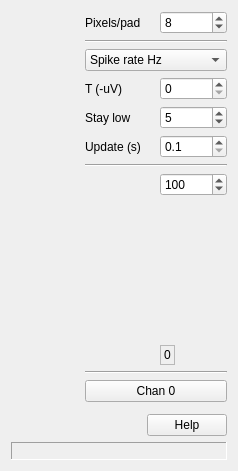
<?xml version="1.0" encoding="UTF-8"?>
<ui version="4.0">
 <class>ShankWindow</class>
 <widget class="QWidget" name="ShankWindow">
  <property name="geometry">
   <rect>
    <x>0</x>
    <y>0</y>
    <width>224</width>
    <height>457</height>
   </rect>
  </property>
  <property name="windowTitle">
   <string>Form</string>
  </property>
  <layout class="QGridLayout" name="gridLayout_2" rowstretch="0,0,0,0,0,0,0,0,0,0,1,0,0" columnstretch="1,0,0,0">
   <item row="0" column="0" rowspan="12">
    <widget class="ShankScroll" name="scroll" native="true">
     <property name="sizePolicy">
      <sizepolicy hsizetype="MinimumExpanding" vsizetype="Expanding">
       <horstretch>0</horstretch>
       <verstretch>0</verstretch>
      </sizepolicy>
     </property>
     <property name="minimumSize">
      <size>
       <width>68</width>
       <height>0</height>
      </size>
     </property>
     <property name="focusPolicy">
      <enum>Qt::WheelFocus</enum>
     </property>
    </widget>
   </item>
   <item row="0" column="3">
    <widget class="QSpinBox" name="ypixSB">
     <property name="sizePolicy">
      <sizepolicy hsizetype="Preferred" vsizetype="Fixed">
       <horstretch>0</horstretch>
       <verstretch>0</verstretch>
      </sizepolicy>
     </property>
     <property name="toolTip">
      <string>Drawing scale</string>
     </property>
     <property name="minimum">
      <number>2</number>
     </property>
     <property name="maximum">
      <number>200</number>
     </property>
     <property name="singleStep">
      <number>2</number>
     </property>
     <property name="value">
      <number>8</number>
     </property>
    </widget>
   </item>
   <item row="1" column="1" colspan="3">
    <widget class="Line" name="line">
     <property name="sizePolicy">
      <sizepolicy hsizetype="MinimumExpanding" vsizetype="Fixed">
       <horstretch>0</horstretch>
       <verstretch>0</verstretch>
      </sizepolicy>
     </property>
     <property name="minimumSize">
      <size>
       <width>20</width>
       <height>0</height>
      </size>
     </property>
     <property name="orientation">
      <enum>Qt::Horizontal</enum>
     </property>
    </widget>
   </item>
   <item row="3" column="1">
    <widget class="QLabel" name="label_2">
     <property name="text">
      <string>T (-uV)</string>
     </property>
    </widget>
   </item>
   <item row="3" column="3">
    <widget class="QSpinBox" name="TSB">
     <property name="sizePolicy">
      <sizepolicy hsizetype="Preferred" vsizetype="Fixed">
       <horstretch>0</horstretch>
       <verstretch>0</verstretch>
      </sizepolicy>
     </property>
     <property name="toolTip">
      <string>Spike detection threshold</string>
     </property>
     <property name="maximum">
      <number>100000</number>
     </property>
     <property name="singleStep">
      <number>10</number>
     </property>
    </widget>
   </item>
   <item row="4" column="1">
    <widget class="QLabel" name="label_3">
     <property name="text">
      <string>Stay low</string>
     </property>
    </widget>
   </item>
   <item row="4" column="3">
    <widget class="QSpinBox" name="inarowSB">
     <property name="sizePolicy">
      <sizepolicy hsizetype="Preferred" vsizetype="Fixed">
       <horstretch>0</horstretch>
       <verstretch>0</verstretch>
      </sizepolicy>
     </property>
     <property name="toolTip">
      <string>Stay beyond threshold this many counts</string>
     </property>
     <property name="minimum">
      <number>1</number>
     </property>
     <property name="maximum">
      <number>100</number>
     </property>
     <property name="singleStep">
      <number>1</number>
     </property>
     <property name="value">
      <number>5</number>
     </property>
    </widget>
   </item>
   <item row="5" column="1">
    <widget class="QLabel" name="label_4">
     <property name="text">
      <string>Update (s)</string>
     </property>
    </widget>
   </item>
   <item row="5" column="3">
    <widget class="QDoubleSpinBox" name="updtSB">
     <property name="sizePolicy">
      <sizepolicy hsizetype="Preferred" vsizetype="Fixed">
       <horstretch>0</horstretch>
       <verstretch>0</verstretch>
      </sizepolicy>
     </property>
     <property name="toolTip">
      <string>Update displays this often</string>
     </property>
     <property name="decimals">
      <number>1</number>
     </property>
     <property name="minimum">
      <double>0.100000000000000</double>
     </property>
     <property name="maximum">
      <double>10.000000000000000</double>
     </property>
     <property name="singleStep">
      <double>0.100000000000000</double>
     </property>
    </widget>
   </item>
   <item row="6" column="1" colspan="3">
    <widget class="Line" name="line_2">
     <property name="sizePolicy">
      <sizepolicy hsizetype="MinimumExpanding" vsizetype="Fixed">
       <horstretch>0</horstretch>
       <verstretch>0</verstretch>
      </sizepolicy>
     </property>
     <property name="minimumSize">
      <size>
       <width>20</width>
       <height>0</height>
      </size>
     </property>
     <property name="orientation">
      <enum>Qt::Horizontal</enum>
     </property>
    </widget>
   </item>
   <item row="7" column="1" colspan="3">
    <layout class="QGridLayout" name="gridLayout" columnstretch="0,0,0">
     <item row="0" column="2">
      <widget class="QSpinBox" name="rngSB">
       <property name="sizePolicy">
        <sizepolicy hsizetype="Preferred" vsizetype="Fixed">
         <horstretch>0</horstretch>
         <verstretch>0</verstretch>
        </sizepolicy>
       </property>
       <property name="toolTip">
        <string>Darkest color = 0; brightest = this value</string>
       </property>
       <property name="maximum">
        <number>100000</number>
       </property>
       <property name="singleStep">
        <number>10</number>
       </property>
       <property name="value">
        <number>100</number>
       </property>
      </widget>
     </item>
     <item row="1" column="2">
      <spacer name="verticalSpacer">
       <property name="orientation">
        <enum>Qt::Vertical</enum>
       </property>
       <property name="sizeHint" stdset="0">
        <size>
         <width>20</width>
         <height>40</height>
        </size>
       </property>
      </spacer>
     </item>
     <item row="2" column="2">
      <widget class="QLabel" name="label_6">
       <property name="sizePolicy">
        <sizepolicy hsizetype="Fixed" vsizetype="Fixed">
         <horstretch>0</horstretch>
         <verstretch>0</verstretch>
        </sizepolicy>
       </property>
       <property name="minimumSize">
        <size>
         <width>0</width>
         <height>20</height>
        </size>
       </property>
       <property name="frameShape">
        <enum>QFrame::StyledPanel</enum>
       </property>
       <property name="text">
        <string>0</string>
       </property>
      </widget>
     </item>
     <item row="0" column="1" rowspan="3">
      <widget class="ShankViewLut" name="lut" native="true">
       <property name="sizePolicy">
        <sizepolicy hsizetype="Minimum" vsizetype="Minimum">
         <horstretch>0</horstretch>
         <verstretch>0</verstretch>
        </sizepolicy>
       </property>
       <property name="minimumSize">
        <size>
         <width>32</width>
         <height>192</height>
        </size>
       </property>
      </widget>
     </item>
     <item row="0" column="0" rowspan="3">
      <spacer name="horizontalSpacer_2">
       <property name="orientation">
        <enum>Qt::Horizontal</enum>
       </property>
       <property name="sizeHint" stdset="0">
        <size>
         <width>8</width>
         <height>0</height>
        </size>
       </property>
      </spacer>
     </item>
    </layout>
   </item>
   <item row="8" column="1" colspan="3">
    <widget class="Line" name="line_3">
     <property name="sizePolicy">
      <sizepolicy hsizetype="MinimumExpanding" vsizetype="Fixed">
       <horstretch>0</horstretch>
       <verstretch>0</verstretch>
      </sizepolicy>
     </property>
     <property name="minimumSize">
      <size>
       <width>20</width>
       <height>0</height>
      </size>
     </property>
     <property name="orientation">
      <enum>Qt::Horizontal</enum>
     </property>
    </widget>
   </item>
   <item row="10" column="1">
    <spacer name="verticalSpacer_2">
     <property name="orientation">
      <enum>Qt::Vertical</enum>
     </property>
     <property name="sizeHint" stdset="0">
      <size>
       <width>20</width>
       <height>40</height>
      </size>
     </property>
    </spacer>
   </item>
   <item row="11" column="1">
    <spacer name="horizontalSpacer">
     <property name="orientation">
      <enum>Qt::Horizontal</enum>
     </property>
     <property name="sizeHint" stdset="0">
      <size>
       <width>8</width>
       <height>20</height>
      </size>
     </property>
    </spacer>
   </item>
   <item row="11" column="2" colspan="2">
    <widget class="QPushButton" name="helpBut">
     <property name="sizePolicy">
      <sizepolicy hsizetype="Preferred" vsizetype="Fixed">
       <horstretch>0</horstretch>
       <verstretch>0</verstretch>
      </sizepolicy>
     </property>
     <property name="text">
      <string>Help</string>
     </property>
    </widget>
   </item>
   <item row="2" column="1" colspan="3">
    <widget class="QComboBox" name="whatCB">
     <item>
      <property name="text">
       <string>Spike rate Hz</string>
      </property>
     </item>
     <item>
      <property name="text">
       <string>AP pk-pk uV</string>
      </property>
     </item>
     <item>
      <property name="text">
       <string>LF pk-pk uV</string>
      </property>
     </item>
    </widget>
   </item>
   <item row="12" column="0" colspan="4">
    <widget class="QLabel" name="statusLbl">
     <property name="sizePolicy">
      <sizepolicy hsizetype="MinimumExpanding" vsizetype="Fixed">
       <horstretch>0</horstretch>
       <verstretch>0</verstretch>
      </sizepolicy>
     </property>
     <property name="minimumSize">
      <size>
       <width>0</width>
       <height>18</height>
      </size>
     </property>
     <property name="toolTip">
      <string/>
     </property>
     <property name="frameShape">
      <enum>QFrame::Panel</enum>
     </property>
     <property name="frameShadow">
      <enum>QFrame::Sunken</enum>
     </property>
     <property name="text">
      <string/>
     </property>
    </widget>
   </item>
   <item row="9" column="1" colspan="3">
    <widget class="QPushButton" name="chanBut">
     <property name="sizePolicy">
      <sizepolicy hsizetype="MinimumExpanding" vsizetype="Fixed">
       <horstretch>0</horstretch>
       <verstretch>0</verstretch>
      </sizepolicy>
     </property>
     <property name="toolTip">
      <string>Selected channel (click to find)</string>
     </property>
     <property name="text">
      <string>Chan 0</string>
     </property>
    </widget>
   </item>
   <item row="0" column="1">
    <widget class="QLabel" name="label">
     <property name="text">
      <string>Pixels/pad</string>
     </property>
    </widget>
   </item>
  </layout>
 </widget>
 <customwidgets>
  <customwidget>
   <class>ShankScroll</class>
   <extends>QWidget</extends>
   <header>ShankView.h</header>
   <container>1</container>
  </customwidget>
  <customwidget>
   <class>ShankViewLut</class>
   <extends>QWidget</extends>
   <header>ShankViewLut.h</header>
   <container>1</container>
  </customwidget>
 </customwidgets>
 <tabstops>
  <tabstop>scroll</tabstop>
  <tabstop>ypixSB</tabstop>
  <tabstop>whatCB</tabstop>
  <tabstop>TSB</tabstop>
  <tabstop>inarowSB</tabstop>
  <tabstop>updtSB</tabstop>
  <tabstop>rngSB</tabstop>
  <tabstop>chanBut</tabstop>
  <tabstop>helpBut</tabstop>
 </tabstops>
 <resources/>
 <connections/>
</ui>
